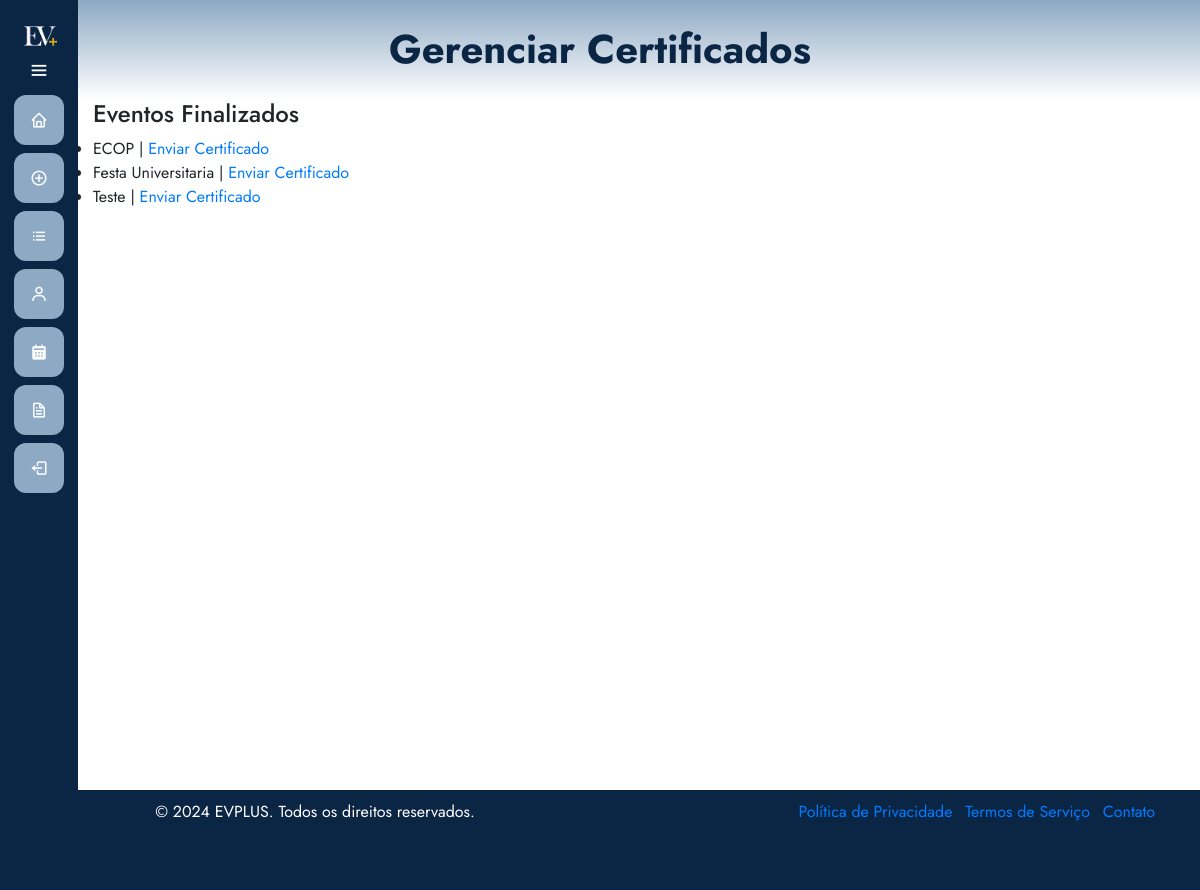
Page /eventos/certificados/ (signed in) on the earlier database version.
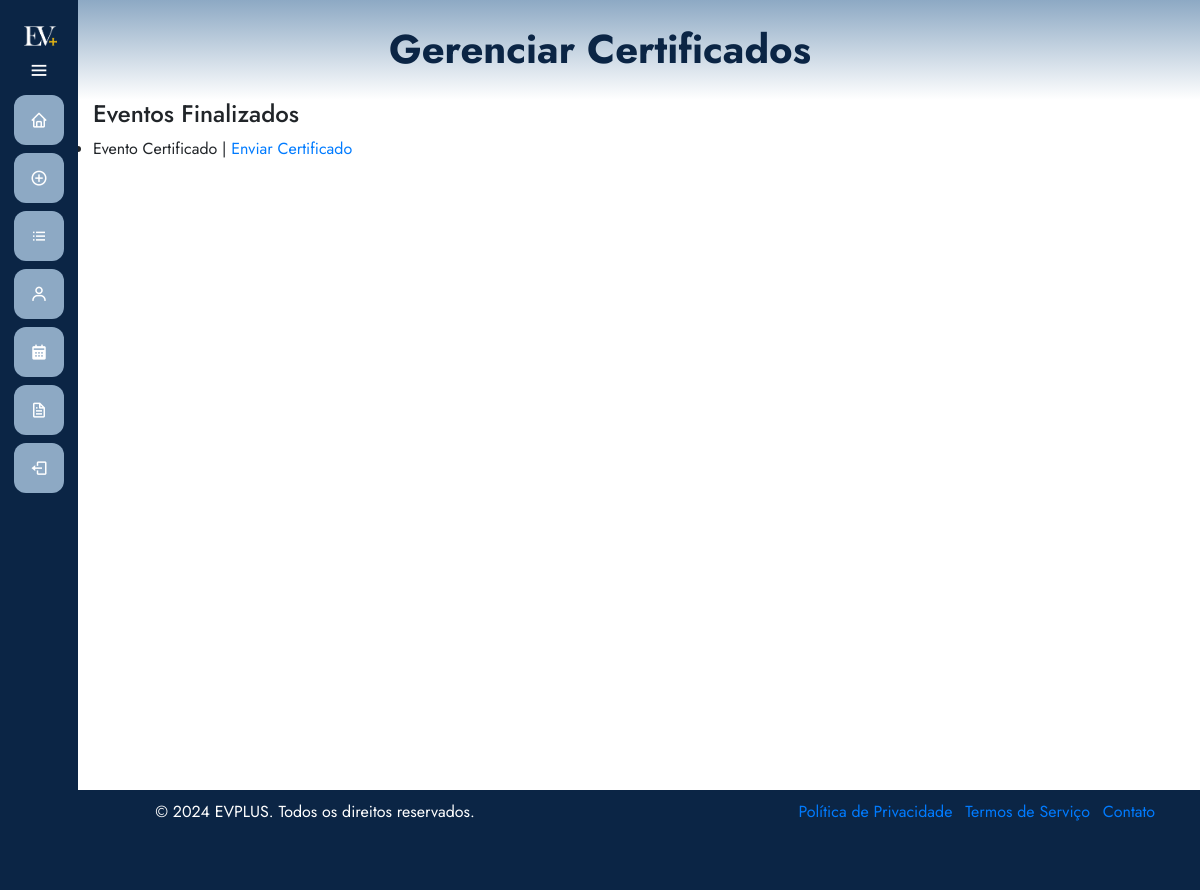
Same page on the later database version.
### eventos/models.py (models this page shows, shortened)
class Evento(models.Model):
    user = models.ForeignKey(User, on_delete=models.CASCADE)
    clients = models.ManyToManyField(User, through='Inscricao', related_name='eventos')
    name = models.CharField(max_length=100)
    description = models.TextField()
    local = models.CharField(max_length=100)
    date = models.DateField()
    time = models.TimeField()
    category = models.CharField(max_length=100)
    banner = models.ImageField(null=True, blank=True, upload_to='images/')
    limite_inscricoes = models.PositiveIntegerField(null=True, blank=True, verbose_name="Limite de Inscrições")
    finalizado = models.BooleanField(default=False)
    certificado = models.FileField(upload_to='certificados/', null=True, blank=True)

### eventos/views.py (the view)
# urls.py: path('certificados/', views.gerenciarCertificados, name='gerenciar_certificados'),
@login_required
def gerenciarCertificados(request):
    exibir_sidebar = True
    eventos_finalizados = Evento.objects.filter(user=request.user, finalizado=True)
    return render(request, 'gerenciarCertificados.html', {'eventos_finalizados': eventos_finalizados, 'exibir_sidebar': exibir_sidebar})

### eventos/templates/gerenciarCertificados.html (shortened to what this page needs)
{% extends 'base.html' %}
{% load static %}
{% block 'head' %}
    <link rel="stylesheet" href="{% static 'eventos/css/meuseventos.css' %}">
{% endblock %}
{% block 'dashboard' %}
    <div class="container">
        <div class="row">
            <div class="col-md">
                <h4>Eventos Finalizados</h4>
                {% if eventos_finalizados %}
                    <ul>
                        {% for evento in eventos_finalizados %}
                            <li>
                                {{ evento.name }}
                                {% if request.user == evento.user %}
                                    | <a href="{% url 'eventos:enviar_certificado' evento.id %}">Enviar Certificado</a>
                                {% endif %}
                            </li>
                        {% endfor %}
                    </ul>
                {% else %}
                    <p>Nenhum evento finalizado foi encontrado.</p>
                {% endif %}
            </div>
        </div>
    </div>
{% endblock %}

Differences in the rows shown:
removed Evento: name "ECOP", shows "Enviar Certificado"
removed Evento: name "Festa Universitaria", shows "Enviar Certificado"
removed Evento: name "Teste", shows "Enviar Certificado"
added Evento: name "Evento Certificado", shows "Enviar Certificado"
